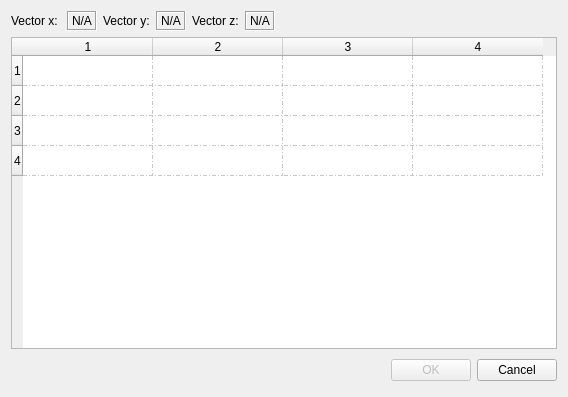
<?xml version="1.0" encoding="UTF-8"?>
<ui version="4.0">
 <class>visatom_newvectorpolicyForm</class>
 <widget class="QDialog" name="visatom_newvectorpolicyForm">
  <property name="geometry">
   <rect>
    <x>0</x>
    <y>0</y>
    <width>568</width>
    <height>397</height>
   </rect>
  </property>
  <property name="windowTitle">
   <string>Dialog</string>
  </property>
  <property name="windowIcon">
   <iconset resource="visatom2017.qrc">
    <normaloff>:/VisAtom2017/VisAtoms21.ico</normaloff>:/VisAtom2017/VisAtoms21.ico</iconset>
  </property>
  <layout class="QVBoxLayout" name="verticalLayout">
   <item>
    <layout class="QHBoxLayout" name="horizontalLayout_4">
     <item>
      <widget class="QLabel" name="labelvx">
       <property name="text">
        <string>Vector x: </string>
       </property>
      </widget>
     </item>
     <item>
      <widget class="QLabel" name="vxcolLabel">
       <property name="frameShape">
        <enum>QFrame::Box</enum>
       </property>
       <property name="frameShadow">
        <enum>QFrame::Sunken</enum>
       </property>
       <property name="text">
        <string>N/A</string>
       </property>
      </widget>
     </item>
     <item>
      <widget class="QLabel" name="labelvy">
       <property name="text">
        <string>Vector y:</string>
       </property>
      </widget>
     </item>
     <item>
      <widget class="QLabel" name="vycolLabel">
       <property name="frameShape">
        <enum>QFrame::Box</enum>
       </property>
       <property name="frameShadow">
        <enum>QFrame::Sunken</enum>
       </property>
       <property name="text">
        <string>N/A</string>
       </property>
      </widget>
     </item>
     <item>
      <widget class="QLabel" name="labelvz">
       <property name="text">
        <string>Vector z:</string>
       </property>
      </widget>
     </item>
     <item>
      <widget class="QLabel" name="vzcolLabel">
       <property name="frameShape">
        <enum>QFrame::Box</enum>
       </property>
       <property name="frameShadow">
        <enum>QFrame::Sunken</enum>
       </property>
       <property name="text">
        <string>N/A</string>
       </property>
      </widget>
     </item>
     <item>
      <spacer name="horizontalSpacer">
       <property name="orientation">
        <enum>Qt::Horizontal</enum>
       </property>
       <property name="sizeHint" stdset="0">
        <size>
         <width>40</width>
         <height>20</height>
        </size>
       </property>
      </spacer>
     </item>
    </layout>
   </item>
   <item>
    <widget class="QTableWidget" name="datasheetTableWidget">
     <property name="focusPolicy">
      <enum>Qt::NoFocus</enum>
     </property>
     <property name="contextMenuPolicy">
      <enum>Qt::NoContextMenu</enum>
     </property>
     <property name="autoFillBackground">
      <bool>true</bool>
     </property>
     <property name="autoScroll">
      <bool>true</bool>
     </property>
     <property name="editTriggers">
      <set>QAbstractItemView::NoEditTriggers</set>
     </property>
     <property name="tabKeyNavigation">
      <bool>false</bool>
     </property>
     <property name="showDropIndicator" stdset="0">
      <bool>false</bool>
     </property>
     <property name="dragDropOverwriteMode">
      <bool>false</bool>
     </property>
     <property name="alternatingRowColors">
      <bool>false</bool>
     </property>
     <property name="selectionMode">
      <enum>QAbstractItemView::NoSelection</enum>
     </property>
     <property name="showGrid">
      <bool>true</bool>
     </property>
     <property name="gridStyle">
      <enum>Qt::DashDotLine</enum>
     </property>
     <property name="wordWrap">
      <bool>true</bool>
     </property>
     <property name="cornerButtonEnabled">
      <bool>false</bool>
     </property>
     <property name="rowCount">
      <number>4</number>
     </property>
     <property name="columnCount">
      <number>4</number>
     </property>
     <attribute name="horizontalHeaderCascadingSectionResizes">
      <bool>true</bool>
     </attribute>
     <attribute name="horizontalHeaderDefaultSectionSize">
      <number>130</number>
     </attribute>
     <attribute name="horizontalHeaderStretchLastSection">
      <bool>false</bool>
     </attribute>
     <attribute name="verticalHeaderCascadingSectionResizes">
      <bool>false</bool>
     </attribute>
     <row/>
     <row/>
     <row/>
     <row/>
     <column/>
     <column/>
     <column/>
     <column/>
    </widget>
   </item>
   <item>
    <layout class="QHBoxLayout">
     <property name="spacing">
      <number>6</number>
     </property>
     <property name="leftMargin">
      <number>0</number>
     </property>
     <property name="topMargin">
      <number>0</number>
     </property>
     <property name="rightMargin">
      <number>0</number>
     </property>
     <property name="bottomMargin">
      <number>0</number>
     </property>
     <item>
      <spacer>
       <property name="orientation">
        <enum>Qt::Horizontal</enum>
       </property>
       <property name="sizeHint" stdset="0">
        <size>
         <width>131</width>
         <height>31</height>
        </size>
       </property>
      </spacer>
     </item>
     <item>
      <widget class="QPushButton" name="okButton">
       <property name="enabled">
        <bool>false</bool>
       </property>
       <property name="text">
        <string>OK</string>
       </property>
      </widget>
     </item>
     <item>
      <widget class="QPushButton" name="cancelButton">
       <property name="text">
        <string>Cancel</string>
       </property>
      </widget>
     </item>
    </layout>
   </item>
  </layout>
 </widget>
 <resources>
  <include location="visatom2017.qrc"/>
 </resources>
 <connections>
  <connection>
   <sender>okButton</sender>
   <signal>clicked()</signal>
   <receiver>visatom_newvectorpolicyForm</receiver>
   <slot>accept()</slot>
   <hints>
    <hint type="sourcelabel">
     <x>278</x>
     <y>253</y>
    </hint>
    <hint type="destinationlabel">
     <x>96</x>
     <y>254</y>
    </hint>
   </hints>
  </connection>
  <connection>
   <sender>cancelButton</sender>
   <signal>clicked()</signal>
   <receiver>visatom_newvectorpolicyForm</receiver>
   <slot>reject()</slot>
   <hints>
    <hint type="sourcelabel">
     <x>369</x>
     <y>253</y>
    </hint>
    <hint type="destinationlabel">
     <x>179</x>
     <y>282</y>
    </hint>
   </hints>
  </connection>
  <connection>
   <sender>datasheetTableWidget</sender>
   <signal>itemChanged(QTableWidgetItem*)</signal>
   <receiver>visatom_newvectorpolicyForm</receiver>
   <slot>OnDatasheetChanged(QTableWidgetItem*)</slot>
   <hints>
    <hint type="sourcelabel">
     <x>287</x>
     <y>190</y>
    </hint>
    <hint type="destinationlabel">
     <x>287</x>
     <y>195</y>
    </hint>
   </hints>
  </connection>
 </connections>
 <slots>
  <slot>OnDatasheetChanged(QTableWidgetItem*)</slot>
 </slots>
</ui>
